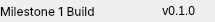
              <widget class="QFrame" name="bottomBar">
               <property name="minimumSize">
                <size>
                 <width>0</width>
                 <height>22</height>
                </size>
               </property>
               <property name="maximumSize">
                <size>
                 <width>16777215</width>
                 <height>22</height>
                </size>
               </property>
               <property name="styleSheet">
                <string notr="true">#bottomBar {
	border-top: 3px solid rgb(33,39,38);
	font: 81 9pt &quot;Inter&quot;;
}</string>
               </property>
               <property name="frameShape">
                <enum>QFrame::NoFrame</enum>
               </property>
               <property name="frameShadow">
                <enum>QFrame::Raised</enum>
               </property>
               <layout class="QHBoxLayout" name="horizontalLayout_5">
                <property name="spacing">
                 <number>0</number>
                </property>
                <property name="leftMargin">
                 <number>0</number>
                </property>
                <property name="topMargin">
                 <number>0</number>
                </property>
                <property name="rightMargin">
                 <number>0</number>
                </property>
                <property name="bottomMargin">
                 <number>0</number>
                </property>
                <item>
                 <widget class="QLabel" name="creditsLabel">
                  <property name="maximumSize">
                   <size>
                    <width>16777215</width>
                    <height>16</height>
                   </size>
                  </property>
                  <property name="font">
                   <font>
                    <family>Inter</family>
                    <pointsize>9</pointsize>
                    <italic>false</italic>
                    <bold>false</bold>
                   </font>
                  </property>
                  <property name="styleSheet">
                   <string notr="true">font: 9pt &quot;Inter&quot;;</string>
                  </property>
                  <property name="text">
                   <string>Milestone 1 Build</string>
                  </property>
                  <property name="alignment">
                   <set>Qt::AlignLeading|Qt::AlignLeft|Qt::AlignVCenter</set>
                  </property>
                 </widget>
                </item>
                <item>
                 <widget class="QLabel" name="version">
                  <property name="minimumSize">
                   <size>
                    <width>100</width>
                    <height>0</height>
                   </size>
                  </property>
                  <property name="maximumSize">
                   <size>
                    <width>589</width>
                    <height>16777215</height>
                   </size>
                  </property>
                  <property name="styleSheet">
                   <string notr="true">font: 9pt &quot;Inter&quot;;</string>
                  </property>
                  <property name="text">
                   <string>v0.1.0</string>
                  </property>
                  <property name="alignment">
                   <set>Qt::AlignRight|Qt::AlignTrailing|Qt::AlignVCenter</set>
                  </property>
                 </widget>
                </item>
                <item>
                 <widget class="QFrame" name="frame_size_grip">
                  <property name="minimumSize">
                   <size>
                    <width>20</width>
                    <height>0</height>
                   </size>
                  </property>
                  <property name="maximumSize">
                   <size>
                    <width>20</width>
                    <height>16777215</height>
                   </size>
                  </property>
                  <property name="styleSheet">
                   <string notr="true"/>
                  </property>
                  <property name="frameShape">
                   <enum>QFrame::NoFrame</enum>
                  </property>
                  <property name="frameShadow">
                   <enum>QFrame::Raised</enum>
                  </property>
                 </widget>
                </item>
               </layout>
              </widget>
